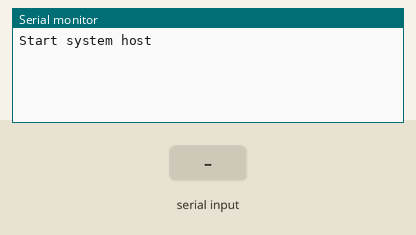
This sketch was run on a simulated Arduino Uno, built with avr-gcc and run on an emulated ATmega328P. Parts: the last lines printed to the serial monitor. The inputs (shaded band) are chosen by the test bench.

Above: at 1.2 s.
1.3 s: "1\n" received over Serial
At 2.4 s:
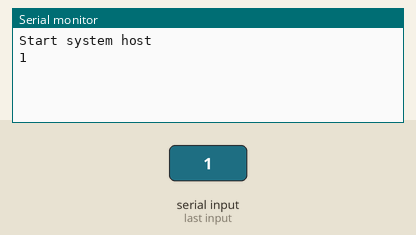
2.8 s: "0\n" received over the second serial link
At 3.5 s:
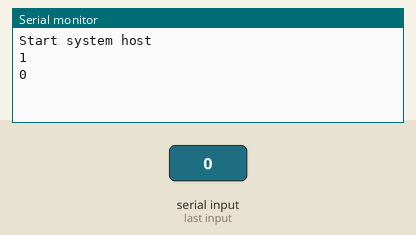
4.3 s: "2\n" received over Serial
At 4.7 s:
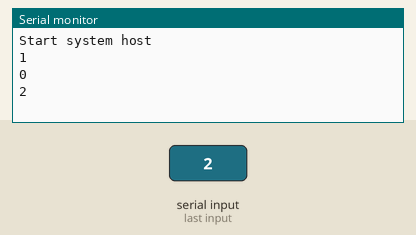

Measured:
- after the input at 1.3 s, the serial monitor: prints a new line at once (image 1)
- after the input at 2.8 s, the serial monitor: prints a new line at once (image 2)
- after the input at 4.3 s, the serial monitor: prints a new line at once (image 3)

The sketch:

arduinoSerialToESP8266Host.ino
```cpp
#include<SoftwareSerial.h>

SoftwareSerial mySerial(2,3); //RX TX
char val;
byte count=0;
//String vals="";
char line[16];
void setup()
{
  memset(line,'\0',sizeof(line));
  Serial.begin(115200);
  mySerial.begin(9600); //降速避免亂碼
  Serial.println("Start system host");
  mySerial.println("Start system host");

}

void loop()
{
  if(Serial.available())
  {
    val=Serial.read();
    //Serial.write(val);
    //Serial.println(String("Count:")+count);
    if(count<16&&val!=10)
    {
      //vals+=String(char(val));
      line[count]=char(val);
      //Serial.println(String("read char:")+val);
      count=count+1;
    }
    else if(val==10)
    {
      //Serial.println(String("sizeof val:")+sizeof(vals));
      //Serial.println(vals);
      //mySerial.println(vals);
      Serial.println(line);
      mySerial.println(line);
      memset(line,'\0',sizeof(line));
      //vals="";
      count=0;
    }
  }

  if(mySerial.available())
  {
    Serial.write(mySerial.read());
  }
}
```
